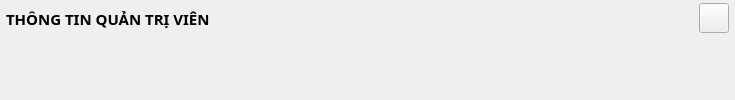
         <widget class="QWidget" name="admins_popup">
          <property name="styleSheet">
           <string notr="true"/>
          </property>
          <layout class="QVBoxLayout" name="verticalLayout_9">
           <property name="spacing">
            <number>5</number>
           </property>
           <property name="leftMargin">
            <number>1</number>
           </property>
           <property name="topMargin">
            <number>1</number>
           </property>
           <property name="rightMargin">
            <number>1</number>
           </property>
           <property name="bottomMargin">
            <number>1</number>
           </property>
           <item>
            <widget class="QWidget" name="head_admins" native="true">
             <property name="maximumSize">
              <size>
               <width>16777215</width>
               <height>35</height>
              </size>
             </property>
             <property name="styleSheet">
              <string notr="true"/>
             </property>
             <layout class="QHBoxLayout" name="horizontalLayout_3">
              <property name="spacing">
               <number>5</number>
              </property>
              <property name="leftMargin">
               <number>5</number>
              </property>
              <property name="topMargin">
               <number>0</number>
              </property>
              <property name="rightMargin">
               <number>5</number>
              </property>
              <property name="bottomMargin">
               <number>0</number>
              </property>
              <item>
               <widget class="QLabel" name="admin_label">
                <property name="font">
                 <font>
                  <family>Cascadia Code</family>
                  <pointsize>11</pointsize>
                  <weight>75</weight>
                  <bold>true</bold>
                 </font>
                </property>
                <property name="text">
                 <string>THÔNG TIN QUẢN TRỊ VIÊN</string>
                </property>
               </widget>
              </item>
              <item>
               <spacer name="horizontalSpacer">
                <property name="orientation">
                 <enum>Qt::Horizontal</enum>
                </property>
                <property name="sizeHint" stdset="0">
                 <size>
                  <width>484</width>
                  <height>20</height>
                 </size>
                </property>
               </spacer>
              </item>
              <item>
               <widget class="QPushButton" name="pushButton">
                <property name="maximumSize">
                 <size>
                  <width>30</width>
                  <height>30</height>
                 </size>
                </property>
                <property name="text">
                 <string/>
                </property>
                <property name="icon">
                 <iconset resource="resources/resources.qrc">
                  <normaloff>:/icon-EC8482/EC8482/x-octagon.svg</normaloff>:/icon-EC8482/EC8482/x-octagon.svg</iconset>
                </property>
                <property name="iconSize">
                 <size>
                  <width>30</width>
                  <height>30</height>
                 </size>
                </property>
               </widget>
              </item>
             </layout>
            </widget>
           </item>
           <item>
            <widget class="QWidget" name="body_admins" native="true">
             <property name="styleSheet">
              <string notr="true"/>
             </property>
             <widget class="QLineEdit" name="admin_id_text">
              <property name="enabled">
               <bool>false</bool>
              </property>
              <property name="geometry">
               <rect>
                <x>30</x>
                <y>100</y>
                <width>351</width>
                <height>31</height>
               </rect>
              </property>
              <property name="font">
               <font>
                <family>Cascadia Code</family>
                <pointsize>11</pointsize>
                <weight>50</weight>
                <bold>false</bold>
               </font>
              </property>
              <property name="styleSheet">
               <string notr="true">background-color: rgb(255, 255, 255);</string>
              </property>
             </widget>
             <widget class="QLineEdit" name="admin_username_text">
              <property name="geometry">
               <rect>
                <x>30</x>
                <y>200</y>
                <width>351</width>
                <height>31</height>
               </rect>
              </property>
              <property name="font">
               <font>
                <family>Cascadia Code</family>
                <pointsize>11</pointsize>
                <weight>50</weight>
                <bold>false</bold>
               </font>
              </property>
              <property name="styleSheet">
               <string notr="true">background-color: rgb(255, 255, 255);</string>
              </property>
             </widget>
             <widget class="QLineEdit" name="admin_password_text">
              <property name="geometry">
               <rect>
                <x>30</x>
                <y>300</y>
                <width>351</width>
                <height>31</height>
               </rect>
              </property>
              <property name="font">
               <font>
                <family>Cascadia Code</family>
                <pointsize>11</pointsize>
                <weight>50</weight>
                <bold>false</bold>
               </font>
              </property>
              <property name="styleSheet">
               <string notr="true">background-color: rgb(255, 255, 255);</string>
              </property>
             </widget>
             <widget class="QLabel" name="admin_id_label">
              <property name="geometry">
               <rect>
                <x>40</x>
                <y>60</y>
                <width>201</width>
                <height>31</height>
               </rect>
              </property>
              <property name="font">
               <font>
                <family>Cascadia Code</family>
                <pointsize>11</pointsize>
                <weight>75</weight>
                <bold>true</bold>
               </font>
              </property>
              <property name="text">
               <string>Mã Quản trị viên</string>
              </property>
             </widget>
             <widget class="QLabel" name="admin_username_label">
              <property name="geometry">
               <rect>
                <x>40</x>
                <y>160</y>
                <width>201</width>
                <height>31</height>
               </rect>
              </property>
              <property name="font">
               <font>
                <family>Cascadia Code</family>
                <pointsize>11</pointsize>
                <weight>75</weight>
                <bold>true</bold>
               </font>
              </property>
              <property name="text">
               <string>Tài khoản</string>
              </property>
             </widget>
             <widget class="QLabel" name="admin_password_label">
              <property name="geometry">
               <rect>
                <x>40</x>
                <y>260</y>
                <width>201</width>
                <height>31</height>
               </rect>
              </property>
              <property name="font">
               <font>
                <family>Cascadia Code</family>
                <pointsize>11</pointsize>
                <weight>75</weight>
                <bold>true</bold>
               </font>
              </property>
              <property name="text">
               <string>Mật khẩu</string>
              </property>
             </widget>
             <widget class="QPushButton" name="admin_save_btn">
              <property name="geometry">
               <rect>
                <x>520</x>
                <y>390</y>
                <width>93</width>
                <height>28</height>
               </rect>
              </property>
              <property name="font">
               <font>
                <family>Cascadia Code</family>
                <pointsize>11</pointsize>
               </font>
              </property>
              <property name="styleSheet">
               <string notr="true">background-color: rgb(255, 255, 255);</string>
              </property>
              <property name="text">
               <string>Lưu</string>
              </property>
             </widget>
             <widget class="QPushButton" name="admin_refesh_btn">
              <property name="geometry">
               <rect>
                <x>650</x>
                <y>390</y>
                <width>93</width>
                <height>28</height>
               </rect>
              </property>
              <property name="font">
               <font>
                <family>Cascadia Code</family>
                <pointsize>11</pointsize>
               </font>
              </property>
              <property name="styleSheet">
               <string notr="true">background-color: rgb(255, 255, 255);</string>
              </property>
              <property name="text">
               <string>Làm mới</string>
              </property>
             </widget>
            </widget>
           </item>
          </layout>
         </widget>
